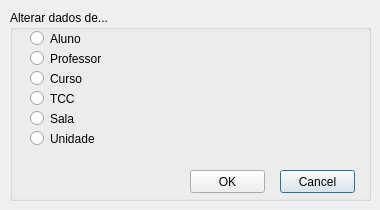
<?xml version="1.0" encoding="UTF-8"?>
<ui version="4.0">
 <class>dialog_alterar</class>
 <widget class="QDialog" name="dialog_alterar">
  <property name="geometry">
   <rect>
    <x>0</x>
    <y>0</y>
    <width>380</width>
    <height>210</height>
   </rect>
  </property>
  <property name="minimumSize">
   <size>
    <width>380</width>
    <height>210</height>
   </size>
  </property>
  <property name="maximumSize">
   <size>
    <width>380</width>
    <height>210</height>
   </size>
  </property>
  <property name="windowTitle">
   <string>Dialog</string>
  </property>
  <widget class="QGroupBox" name="groupBox">
   <property name="geometry">
    <rect>
     <x>10</x>
     <y>10</y>
     <width>361</width>
     <height>191</height>
    </rect>
   </property>
   <property name="title">
    <string>Alterar dados de...</string>
   </property>
   <widget class="QRadioButton" name="rbutton_aluno">
    <property name="geometry">
     <rect>
      <x>20</x>
      <y>20</y>
      <width>82</width>
      <height>17</height>
     </rect>
    </property>
    <property name="text">
     <string>Aluno</string>
    </property>
   </widget>
   <widget class="QRadioButton" name="rbutton_prof">
    <property name="geometry">
     <rect>
      <x>20</x>
      <y>40</y>
      <width>82</width>
      <height>17</height>
     </rect>
    </property>
    <property name="text">
     <string>Professor</string>
    </property>
   </widget>
   <widget class="QRadioButton" name="rbutton_curso">
    <property name="geometry">
     <rect>
      <x>20</x>
      <y>60</y>
      <width>82</width>
      <height>17</height>
     </rect>
    </property>
    <property name="text">
     <string>Curso</string>
    </property>
   </widget>
   <widget class="QRadioButton" name="rbutton_tcc">
    <property name="geometry">
     <rect>
      <x>20</x>
      <y>80</y>
      <width>82</width>
      <height>17</height>
     </rect>
    </property>
    <property name="text">
     <string>TCC</string>
    </property>
   </widget>
   <widget class="QRadioButton" name="rbutton_sala">
    <property name="geometry">
     <rect>
      <x>20</x>
      <y>100</y>
      <width>82</width>
      <height>17</height>
     </rect>
    </property>
    <property name="text">
     <string>Sala</string>
    </property>
   </widget>
   <widget class="QRadioButton" name="rbutton_unid">
    <property name="geometry">
     <rect>
      <x>20</x>
      <y>120</y>
      <width>82</width>
      <height>17</height>
     </rect>
    </property>
    <property name="text">
     <string>Unidade</string>
    </property>
   </widget>
   <widget class="QPushButton" name="button_cancel">
    <property name="geometry">
     <rect>
      <x>270</x>
      <y>160</y>
      <width>75</width>
      <height>23</height>
     </rect>
    </property>
    <property name="text">
     <string>Cancel</string>
    </property>
   </widget>
   <widget class="QPushButton" name="button_ok">
    <property name="geometry">
     <rect>
      <x>180</x>
      <y>160</y>
      <width>75</width>
      <height>23</height>
     </rect>
    </property>
    <property name="text">
     <string>OK</string>
    </property>
   </widget>
  </widget>
  <widget class="QLabel" name="background">
   <property name="geometry">
    <rect>
     <x>0</x>
     <y>0</y>
     <width>380</width>
     <height>210</height>
    </rect>
   </property>
   <property name="minimumSize">
    <size>
     <width>380</width>
     <height>210</height>
    </size>
   </property>
   <property name="maximumSize">
    <size>
     <width>380</width>
     <height>210</height>
    </size>
   </property>
   <property name="styleSheet">
    <string notr="true">background-image: url(:/resources/resources/background.jpg);</string>
   </property>
   <property name="text">
    <string/>
   </property>
  </widget>
  <zorder>background</zorder>
  <zorder>groupBox</zorder>
 </widget>
 <resources/>
 <connections>
  <connection>
   <sender>button_cancel</sender>
   <signal>clicked()</signal>
   <receiver>dialog_alterar</receiver>
   <slot>close()</slot>
   <hints>
    <hint type="sourcelabel">
     <x>311</x>
     <y>181</y>
    </hint>
    <hint type="destinationlabel">
     <x>189</x>
     <y>104</y>
    </hint>
   </hints>
  </connection>
 </connections>
</ui>
